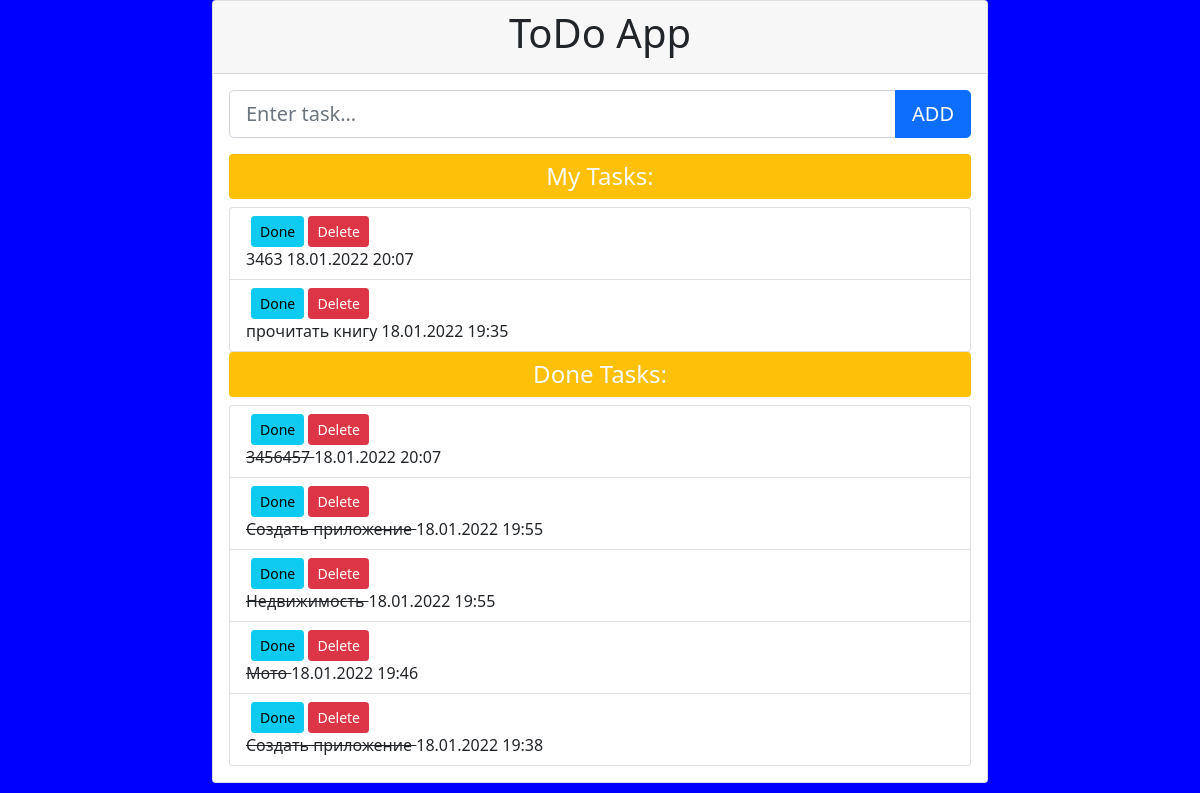
The app's page /, older data.
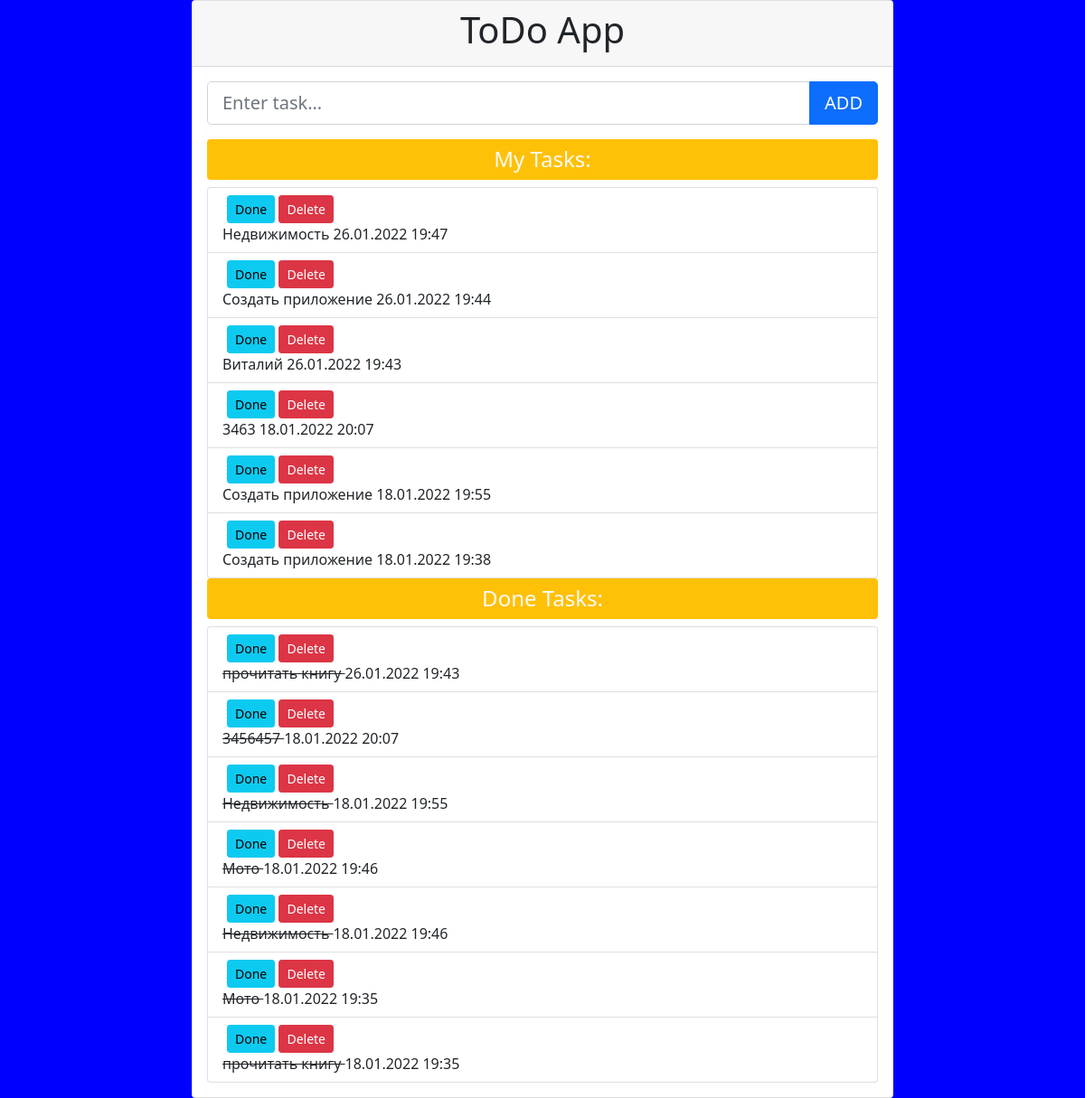
The same page, newer data.
### todolist/models.py (models this page shows, shortened)
class Task(models.Model):
    name = models.CharField(max_length=50, verbose_name='Задача')
    published = models.DateTimeField(auto_now_add=True, db_index=True, verbose_name='Опубликовано')
    done = models.BooleanField(db_index=True, default=False, verbose_name='Сделано')
    done_time = models.DateTimeField(null=True, blank=True, verbose_name='Когда сделано')
    class Meta:
        verbose_name_plural = 'Задачи'
        verbose_name = 'Задача'
        ordering = ['-done', '-published']

### todolist/views.py (the view)
# urls.py: path('', index, name='index'),
def index(request):
    form = TaskForm()
    tasks = Task.objects.filter(done=False)
    done_tasks = Task.objects.filter(done=True)
    context = {'tasks': tasks, 'done_tasks': done_tasks, 'task_form': form}
    if request.method == "POST":
        form = TaskForm(request.POST)
        if form.is_valid():
            form.save()
            return redirect('index')
    return render(request, 'todolist/index.html', context)

### todolist/forms.py
class TaskForm(ModelForm):
    class Meta:
        model = Task
        fields = ['name']
    name = forms.CharField(
        widget=forms.TextInput(
            attrs={
                "class": "form-control form-control-lg",
                "placeholder": "Enter task...",
            }
        ),
    )

### todolist/templates/todolist/index.html (shortened to what this page needs)
{% extends "layout/basic.html" %}
{% block content %}
<div class="card">
    <div class="card-header">
        <h1 class="text-center">ToDo App</h1>
    </div>
    <div class="card-body">
        <form method="post">
            <div class="input-group mb-3">
                {{ task_form.name }}
                <button type="submit" class="btn btn-primary btn-lg">ADD</button>
            </div>
        </form>
        <h4 class="bg-warning text-light py-2 rounded text-center">My Tasks:</h4>
        <ul class="list-group">
                    {% for task in tasks %}
                    <li class="list-group-item list-group-item-action">
                        <div  class="float-right  buttons">
                            <a href="{% url "done_task" task.id %}" class="btn btn-sm btn-info">Done</a>
                            <a href="{% url "delete_task" task.id %}" class="btn btn-sm btn-danger">Delete</a>
                        </div>
                        {{ task.name }}
                        <span class="float-right">{{task.published|date:"d.m.Y H:i"}}</span>
                    </li>
                    {% endfor %}
        </ul>
        <h4 class="bg-warning text-light py-2 rounded text-center">Done Tasks:</h4>
        <ul class="list-group">
                    {% for task in done_tasks %}
                    <li class="list-group-item list-group-item-action">
                        <div  class="float-right  buttons">
                            <a href="{% url "done_task" task.id %}" class="btn btn-sm btn-info">Done</a>
                            <a href="{% url "delete_task" task.id %}" class="btn btn-sm btn-danger">Delete</a>
                        </div>
                        <strike>{{ task.name }} </strike>
                        <span class="float-right">{{task.published|date:"d.m.Y H:i"}}</span>
                    </li>
                    {% endfor %}
        </ul>
    </div>
</div>
{% endblock %}

### todolist/templates/layout/basic.html (shortened to what this page needs)
<!doctype html>
{% load static %}
<html lang="en">
<head>
    <link rel="stylesheet" href="https://stackpath.bootstrapcdn.com/bootstrap/5.0.0-alpha1/css/bootstrap.min.css"
>
    <link rel="stylesheet" href="{% static 'todolist/style.css'%}">
</head>
<body>
    <div class="container h-100">
        {% block content %}
        {% endblock content %}
    </div>
</body>
</html>

### todolist/static/todolist/style.css (style rules this page uses)
body { background-color: blue; }
.container { max-width: 800px; }
.buttons { margin-left: 5px; }

Row changes from the older to the newer data that the page shows:
added Task: name "Недвижимость", published "26.01.2022 19:47", shown under "My Tasks:"
added Task: name "Создать приложение", published "26.01.2022 19:44", shown under "My Tasks:"
added Task: name "Виталий", published "26.01.2022 19:43", shown under "My Tasks:"
changed Task (number 5 of 13 on the later page): moves from the list under "Done Tasks:" to the list under "My Tasks:"
changed Task (number 6 of 13 on the later page): moves from the list under "Done Tasks:" to the list under "My Tasks:"
added Task: name "прочитать книгу", published "26.01.2022 19:43", shown under "Done Tasks:"
added Task: name "Недвижимость", published "18.01.2022 19:46", shown under "Done Tasks:"
added Task: name "Мото", published "18.01.2022 19:35", shown under "Done Tasks:"
changed Task (number 13 of 13 on the later page): moves from the list under "My Tasks:" to the list under "Done Tasks:"
